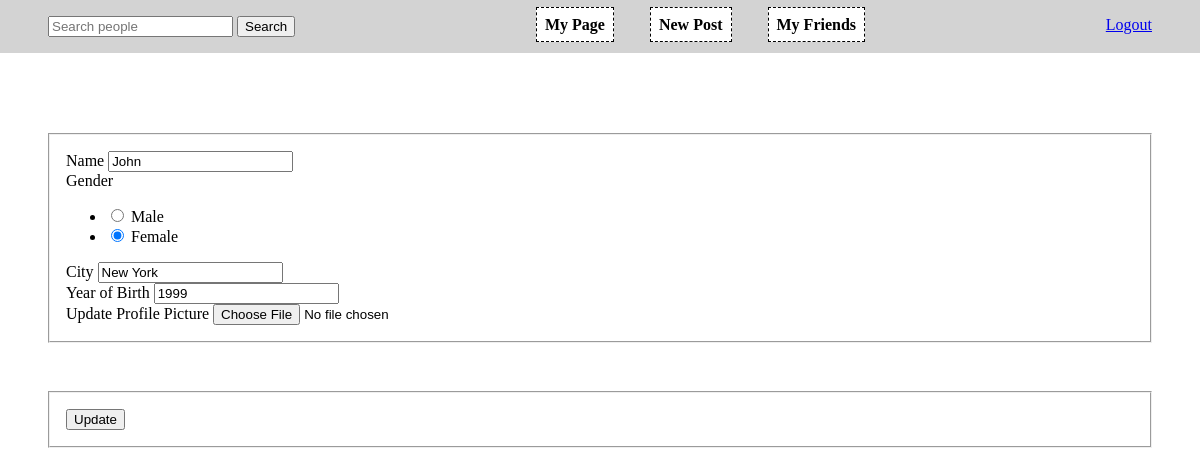
Page /edit (signed in) on the committed database.
### social_network/models.py (models this page shows, shortened)
class User(db.Model, UserMixin):
    id = db.Column(db.Integer, primary_key=True)
    username = db.Column(db.String(32), unique=True, nullable=False)
    password = db.Column(db.String(64), nullable=False)
    image_file = db.Column(db.String(32), nullable=False,
                           default="default_profile.jpg")
    name = db.Column(db.String(64), nullable=False)
    gender = db.Column(
        db.Boolean(), nullable=False)
    city = db.Column(db.String(32), nullable=False)
    born = db.Column(
        db.Integer)
    posts = db.relationship("Post", backref="author")
    friendship = db.relationship(
        "Friendship", foreign_keys='Friendship.user1_id', backref="friend")
    friendship = db.relationship(
        "Friendship", foreign_keys='Friendship.user2_id', backref="friend")

### social_network/users/routes.py (the view, shortened to what this page needs)
@users.route("/edit", methods=["GET", "POST"])
@login_required
def edit():
    form = EditForm()
    form.fill()
    return render_template("users/edit.html", form=form)

### social_network/users/forms.py
class EditForm(FlaskForm):
    name = StringField('Name', validators=[
        DataRequired(), Length(min=2, max=32)])
    gender = RadioField('Gender', choices=[(0, 'Male'), (1, 'Female')])
    city = StringField('City', validators=[
        DataRequired(), Length(min=2, max=64)])
    born = IntegerField("Year of Birth")
    picture = FileField('Update Profile Picture', validators=[
                        FileAllowed(['jpg', 'png'])])
    submit = SubmitField('Update')
    def fill(self):
        self.name.data = current_user.name
        self.gender.data = str(int(current_user.gender))
        self.city.data = current_user.city
        self.born.data = current_user.born

### social_network/models.py (called while the page is built)
@login_manager.user_loader
def load_user(user_id):
    return User.query.get(int(user_id))

### social_network/templates/users/edit.html (shortened to what this page needs)
{% extends 'layout.html' %} {% from "_render_field.html" import render_field %} {% block content %}
<form method="POST" action="" enctype="multipart/form-data">
    <fieldset>
        {{ render_field(form.name) }} {{ render_field(form.gender) }} {{ render_field(form.city) }} {{ render_field(form.born) }} {{ form.picture.label() }} {{ form.picture(class="form-control-file") }}
    </fieldset>
    <fieldset>
        {{ form.submit() }}
    </fieldset>
</form>
</div>
{% endblock content %}

### social_network/templates/_render_field.html
{% macro render_field(field) %}
	<div>
		{{ field.label(class="form-control-label") }}
		{% if field.errors %}
			{{ field(class="form-control form-control-lg is-invalid")}}
			<div class="invalid-feedback">
				{% for error in field.errors %}
					<span>{{ error }}</span>
				{% endfor %}
			</div>
		{% else %}
			{{ field(class="form-control form-control-ls") }}
		{% endif %}
	</div>
{% endmacro %}

### social_network/static/main.css (style rules this page uses)
body { margin: 0; padding: 0; }
form { text-align: center; }
fieldset { margin: 3em; padding: 1em; text-align: left; }

### rows in the picture
User: name "John", gender "☐ Male ☑ Female", city "New York", born "1999"

### other values in the picture
{{ field.label(class="form-control-label") }} "Name Gender City Year of Birth"
